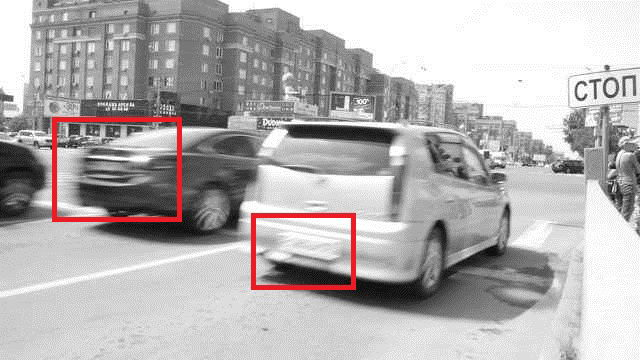
//> input picture Opencv/img_test/motion_original.jpg, 640 x 360 px
$ ./MotionDeblurFilter   (built with g++ and OpenCV 4)
//> lines starting //> are read from the running program, lines starting //| are printed output that depends on the picture; after the words box and inside, x2 and y2 are one past the last pixel; in counts of white or black regions, pixels touching at a corner belong together
#include <iostream>
#include "opencv2/imgproc.hpp"
#include "opencv2/imgcodecs.hpp"
#include <opencv2/highgui/highgui.hpp>
using namespace cv;
using namespace std;
void help();
void calcPSF(Mat& outputImg, Size filterSize, int len, double theta);
void fftshift(const Mat& inputImg, Mat& outputImg);
void filter2DFreq(const Mat& inputImg, Mat& outputImg, const Mat& H);
void calcWnrFilter(const Mat& input_h_PSF, Mat& output_G, double nsr);
void edgetaper(const Mat& inputImg, Mat& outputImg, double gamma = 5.0, double beta = 0.2);
const String keys =
"{help h usage ? |             | print this message             }"
"{image          |input.png    | input image name               }"
"{LEN            |125          | length of a motion             }"
"{THETA          |0            | angle of a motion in degrees   }"
"{SNR            |700          | signal to noise ratio          }"
;
int main(int argc, char *argv[])
{
    int LEN = 125;
    double THETA = 0;
    int snr = 700;
    string strInFileName = "/home/minhhoang/Desktop/MinhHoang/Code/Opencv/img_test/motion_original.jpg";
    Mat imgIn;
    imgIn = imread(strInFileName, IMREAD_GRAYSCALE);
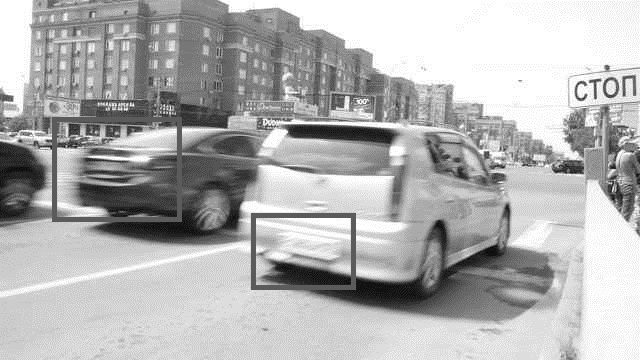
//> imgIn: 360 rows x 640 cols, CV_8UC1; min 0, max 255, mean 178
    Mat imgOut;
    // it needs to process even image only
    Rect roi = Rect(0, 0, imgIn.cols & -2, imgIn.rows & -2);
//> roi = Rect(0, 0, 640, 360)
    //Hw calculation (start)
    Mat Hw, h;
    calcPSF(h, roi.size(), LEN, THETA);
    calcWnrFilter(h, Hw, 1.0 / double(snr));
    //Hw calculation (stop)
    imgIn.convertTo(imgIn, CV_32F);
    edgetaper(imgIn, imgIn);
    // filtering (start)
    filter2DFreq(imgIn(roi), imgOut, Hw);
    // filtering (stop)
    imgOut.convertTo(imgOut, CV_8U);
    normalize(imgOut, imgOut, 0, 255, NORM_MINMAX);
    imshow("result", imgOut);
    waitKey();
    return 0;
}
void help()
{
    cout << "2018-08-14" << endl;
    cout << "Motion_deblur_v2" << endl;
    cout << "You will learn how to recover an image with motion blur distortion using a Wiener filter" << endl;
}
void calcPSF(Mat& outputImg, Size filterSize, int len, double theta)
{
//> called with filterSize = Size(640, 360), len = 125, theta = 0
    Mat h(filterSize, CV_32F, Scalar(0));
    Point point(filterSize.width / 2, filterSize.height / 2);
//> point = Point(320, 180)
    ellipse(h, point, Size(0, cvRound(float(len) / 2.0)), 90.0 - theta, 0, 360, Scalar(255), FILLED);
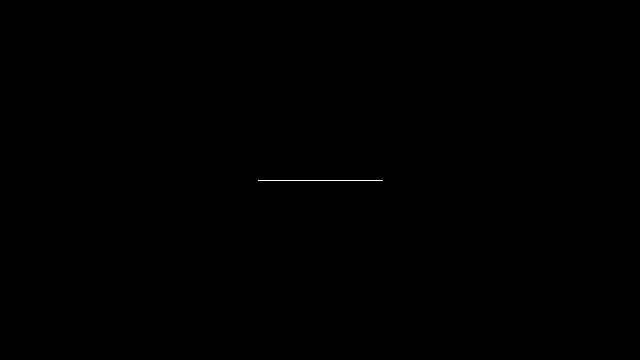
//> h: 360 rows x 640 cols, CV_32FC1; 0.05% white in thin lines or dots, all inside (x1, y1, x2, y2) = (258, 180, 383, 181)
    Scalar summa = sum(h);
//> summa = Scalar(31875)
    outputImg = h / summa[0];
}
void fftshift(const Mat& inputImg, Mat& outputImg)
{
    outputImg = inputImg.clone();
    int cx = outputImg.cols / 2;
//> cx = 320
    int cy = outputImg.rows / 2;
//> cy = 180
    Mat q0(outputImg, Rect(0, 0, cx, cy));
    Mat q1(outputImg, Rect(cx, 0, cx, cy));
    Mat q2(outputImg, Rect(0, cy, cx, cy));
    Mat q3(outputImg, Rect(cx, cy, cx, cy));
    Mat tmp;
    q0.copyTo(tmp);
    q3.copyTo(q0);
    tmp.copyTo(q3);
    q1.copyTo(tmp);
    q2.copyTo(q1);
    tmp.copyTo(q2);
}
void filter2DFreq(const Mat& inputImg, Mat& outputImg, const Mat& H)
{
    Mat planes[2] = { Mat_<float>(inputImg.clone()), Mat::zeros(inputImg.size(), CV_32F) };
    Mat complexI;
    merge(planes, 2, complexI);
    dft(complexI, complexI, DFT_SCALE);
    Mat planesH[2] = { Mat_<float>(H.clone()), Mat::zeros(H.size(), CV_32F) };
    Mat complexH;
    merge(planesH, 2, complexH);
    Mat complexIH;
    mulSpectrums(complexI, complexH, complexIH, 0);
    idft(complexIH, complexIH);
    split(complexIH, planes);
    outputImg = planes[0];
}
void calcWnrFilter(const Mat& input_h_PSF, Mat& output_G, double nsr)
{
    Mat h_PSF_shifted;
    fftshift(input_h_PSF, h_PSF_shifted);
    Mat planes[2] = { Mat_<float>(h_PSF_shifted.clone()), Mat::zeros(h_PSF_shifted.size(), CV_32F) };
    Mat complexI;
    merge(planes, 2, complexI);
    dft(complexI, complexI);
    split(complexI, planes);
    Mat denom;
    pow(abs(planes[0]), 2, denom);
    denom += nsr;
    divide(planes[0], denom, output_G);
}
void edgetaper(const Mat& inputImg, Mat& outputImg, double gamma, double beta)
{
//> called with gamma = 5, beta = 0.2
    int Nx = inputImg.cols;
//> Nx = 640
    int Ny = inputImg.rows;
//> Ny = 360
    Mat w1(1, Nx, CV_32F, Scalar(0));
//> w1 = 640 values from 0 to 0
    Mat w2(Ny, 1, CV_32F, Scalar(0));
//> w2 = 360 values from 0 to 0
    float* p1 = w1.ptr<float>(0);
    float* p2 = w2.ptr<float>(0);
    float dx = float(2.0 * CV_PI / Nx);
    float x = float(-CV_PI);
    for (int i = 0; i < Nx; i++)
    {
        p1[i] = float(0.5 * (tanh((x + gamma / 2) / beta) - tanh((x - gamma / 2) / beta)));
        x += dx;
    }
    float dy = float(2.0 * CV_PI / Ny);
    float y = float(-CV_PI);
    for (int i = 0; i < Ny; i++)
    {
        p2[i] = float(0.5 * (tanh((y + gamma / 2) / beta) - tanh((y - gamma / 2) / beta)));
        y += dy;
    }
    Mat w = w2 * w1;
    multiply(inputImg, w, outputImg);
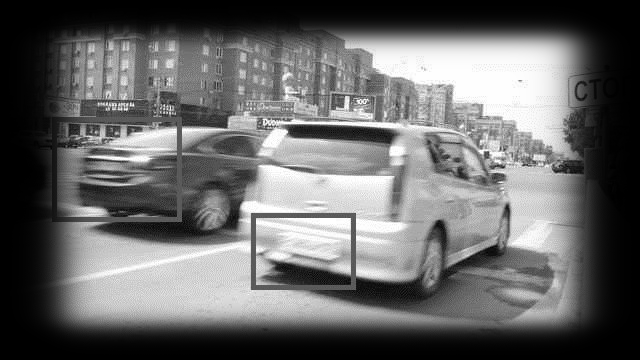
//> inputImg: 360 rows x 640 cols, CV_32FC1; min 0, max 255, mean 104.1
//> in filter2DFreq, `Mat planes[2] = { Mat_<float>(inputImg.clone()), Mat::zeros(inputImg.s..`: planes[1]: 360 rows x 640 cols, CV_32FC1; every value is 0
//> in filter2DFreq, `split(complexIH, planes);`:
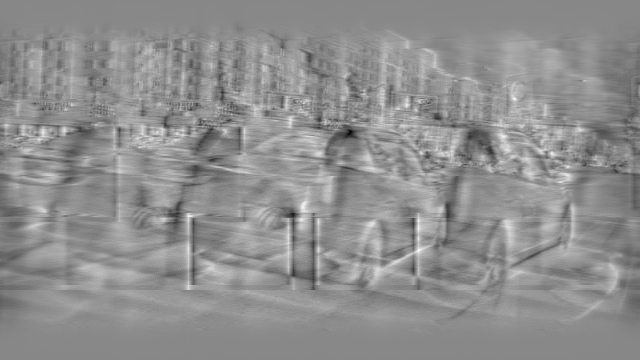
//> planes[0]: 360 rows x 640 cols, CV_32FC1; min -1953.2, max 1710.7, mean 104; drawn with min black and max white
//> in filter2DFreq, `split(complexIH, planes);`:
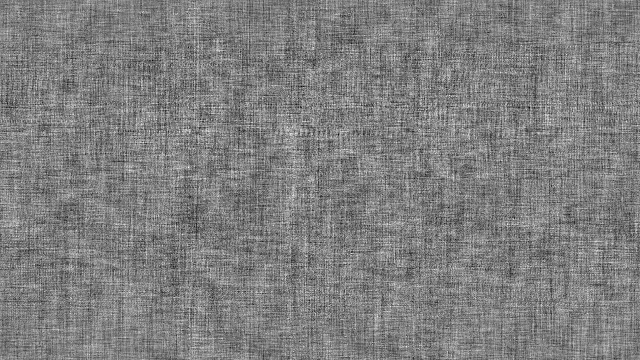
//> planes[1]: 360 rows x 640 cols, CV_32FC1; min -0.000198, max 0.000199, mean 8.08e-15; drawn with min black and max white
//> in main, `imgOut.convertTo(imgOut, CV_8U);`:
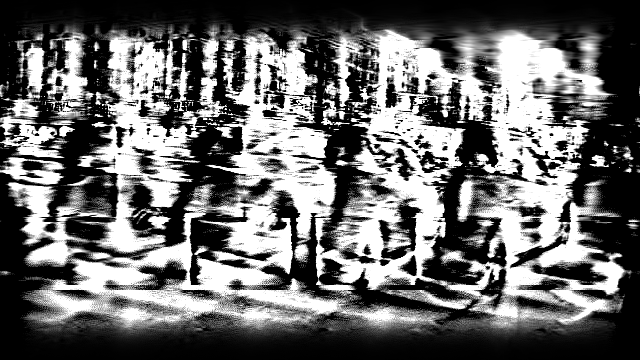
//> imgOut: 360 rows x 640 cols, CV_8UC1; min 0, max 255, mean 106.7
}

$ run again, with Opencv/img_test/original.jpg copied over Opencv/img_test/motion_original.jpg
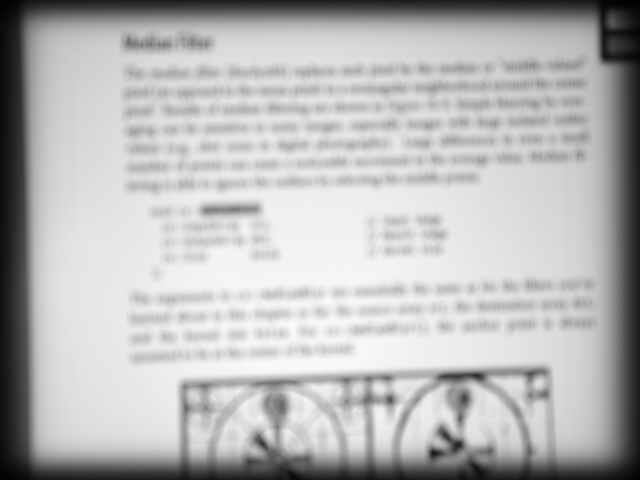
//> input picture Opencv/img_test/original.jpg, 640 x 480 px
//> imgIn is the input picture: 480 rows x 640 cols, CV_8UC1; min 0, max 253, mean 183.6
//> h: 480 rows x 640 cols, CV_32FC1; 0.04% white in thin lines or dots, all inside (x1, y1, x2, y2) = (258, 240, 383, 241)
//> imgIn: 480 rows x 640 cols, CV_32FC1
//> in filter2DFreq, `split(complexIH, planes);`:
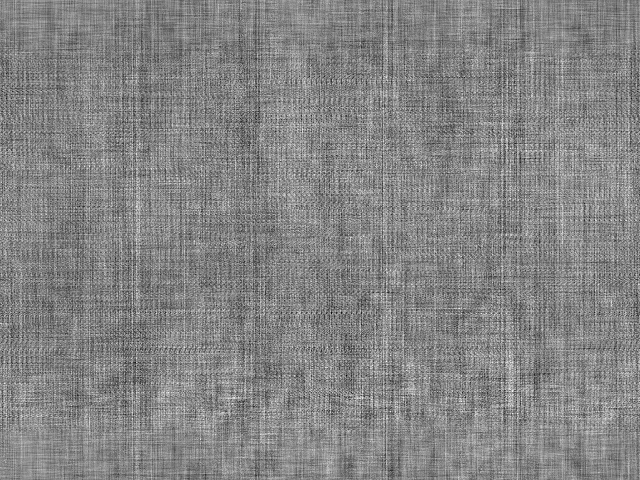
//> planes[1]: 480 rows x 640 cols, CV_32FC1; min -0.000108, max 9.91e-05, mean 2.12e-14; drawn with min black and max white
//> `imgOut.convertTo(imgOut, CV_8U);`:
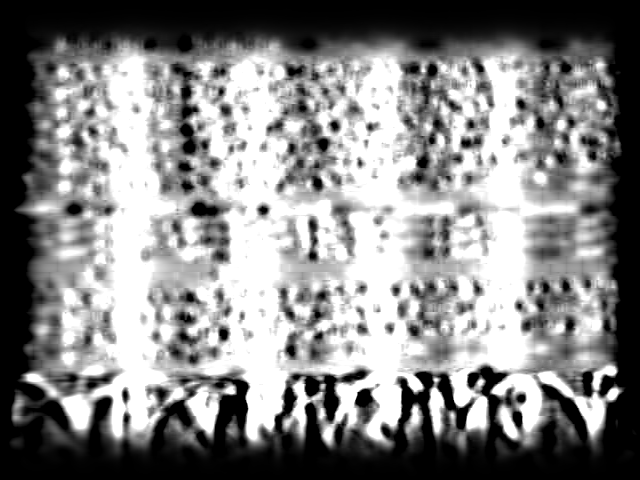
//> imgOut: 480 rows x 640 cols, CV_8UC1; min 0, max 255, mean 132.5
